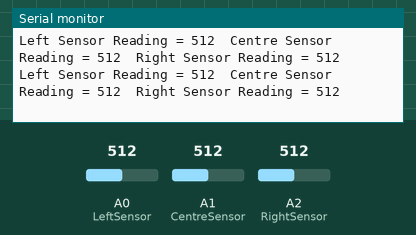
Bench run of a sketch on a simulated Arduino Uno, built with avr-gcc and run on an emulated ATmega328P. On the bench: the last lines printed to the serial monitor. Inputs (shaded band) come from the test bench; at power-on: A0 (LeftSensor) = 512, A1 (CentreSensor) = 512, A2 (RightSensor) = 512.

Above: at 1.2 s.
1.3 s: A0 (LeftSensor) set to 109
At 1.52 s:
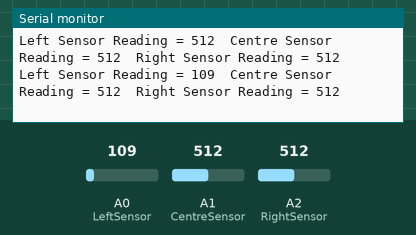
4.3 s: A0 (LeftSensor) set to 90
At 4.33 s:
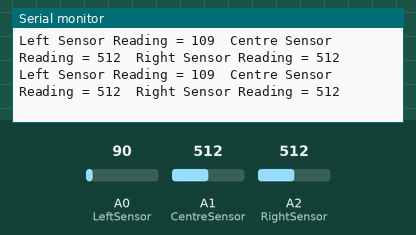
7.3 s: A1 (CentreSensor) set to 107
At 7.36 s:
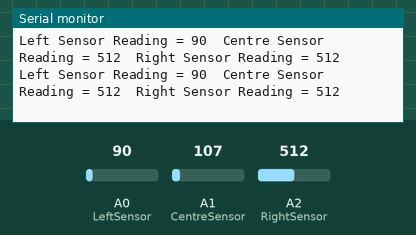
10.3 s: A1 (CentreSensor) set to 92
At 10.31 s:
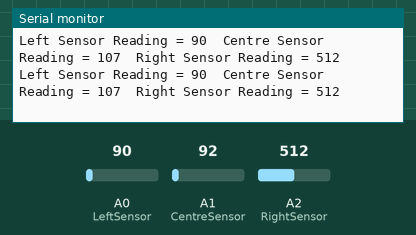
13.3 s: A2 (RightSensor) set to 106
At 13.31 s:
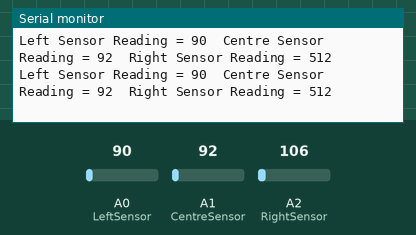
16.3 s: A2 (RightSensor) set to 90
At 16.31 s:
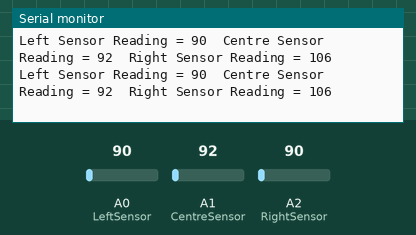
Timing chart, 0 to 19.3 s (numbered marks = the images above; inputs shaded):
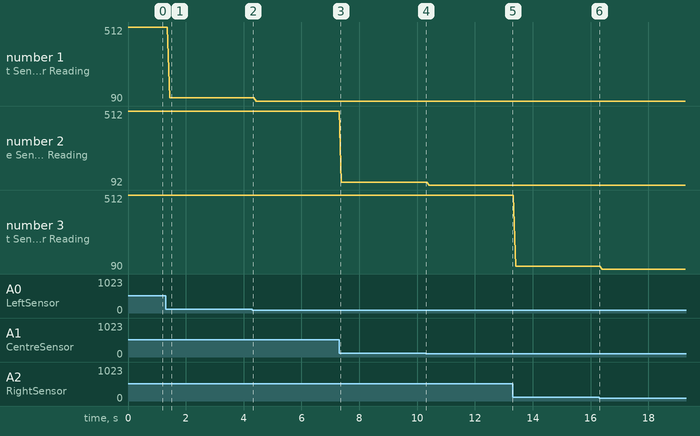

The sketch:

lineFollowerArray.ino
```cpp
/***Light: 0V - Dark ~653***/

//Declare and Initialize Pins Numbers for Sensors
int LeftSensor = 0;
int CentreSensor = 1;
int RightSensor = 2;

//Declare and Initialize Sensor Reading Values
int LSreading = 0;
int CSreading = 0;
int RSreading = 0;

void setup() {
  // put your setup code here, to run once:
  Serial.begin(9600);

  //Set all pins to input mode
  pinMode(0,INPUT);
  pinMode(1,INPUT);
  pinMode(2,INPUT);
}

void loop() {
  // put your main code here, to run repeatedly:

    //Read values from sensors
    LSreading = analogRead(LeftSensor);
    CSreading = analogRead(CentreSensor);
    RSreading = analogRead(RightSensor);

    //Display sensor readings
    Serial.print("Left Sensor Reading = ");
    Serial.print(LSreading);
    Serial.print("\t");

    Serial.print("Centre Sensor Reading = ");
    Serial.print(CSreading);
    Serial.print("\t");

    Serial.print("Right Sensor Reading = ");
    Serial.println(RSreading);
}
```

Measured:
- after the input at 1.3 s, the serial monitor: prints a new line after 0.15 s (image 1)
- plotted number 1: 512 → 109 after the input at 1.3 s, 109 → 90 after the input at 4.3 s
- plotted number 2: 512 → 107 after the input at 7.3 s, 107 → 92 after the input at 10.3 s
- plotted number 3: 512 → 106 after the input at 13.3 s
